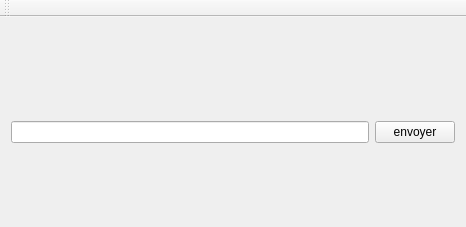
<?xml version="1.0" encoding="UTF-8"?>
<ui version="4.0">
 <class>clientTest</class>
 <widget class="QMainWindow" name="clientTest">
  <property name="geometry">
   <rect>
    <x>0</x>
    <y>0</y>
    <width>466</width>
    <height>227</height>
   </rect>
  </property>
  <property name="windowTitle">
   <string>clientTest</string>
  </property>
  <widget class="QWidget" name="centralWidget">
   <layout class="QVBoxLayout" name="verticalLayout_2">
    <item>
     <layout class="QGridLayout" name="gridLayout">
      <property name="topMargin">
       <number>0</number>
      </property>
      <property name="bottomMargin">
       <number>0</number>
      </property>
      <item row="2" column="1">
       <widget class="QPushButton" name="msgButton">
        <property name="text">
         <string>envoyer</string>
        </property>
       </widget>
      </item>
      <item row="2" column="0">
       <widget class="QLineEdit" name="msgInput"/>
      </item>
      <item row="0" column="0">
       <spacer name="verticalSpacer_2">
        <property name="orientation">
         <enum>Qt::Vertical</enum>
        </property>
        <property name="sizeHint" stdset="0">
         <size>
          <width>20</width>
          <height>40</height>
         </size>
        </property>
       </spacer>
      </item>
      <item row="3" column="0">
       <spacer name="verticalSpacer">
        <property name="orientation">
         <enum>Qt::Vertical</enum>
        </property>
        <property name="sizeHint" stdset="0">
         <size>
          <width>20</width>
          <height>40</height>
         </size>
        </property>
       </spacer>
      </item>
      <item row="1" column="0">
       <widget class="QLabel" name="msgLabel">
        <property name="text">
         <string/>
        </property>
       </widget>
      </item>
     </layout>
    </item>
   </layout>
  </widget>
  <widget class="QMenuBar" name="menuBar">
   <property name="geometry">
    <rect>
     <x>0</x>
     <y>0</y>
     <width>466</width>
     <height>20</height>
    </rect>
   </property>
  </widget>
  <widget class="QToolBar" name="mainToolBar">
   <attribute name="toolBarArea">
    <enum>TopToolBarArea</enum>
   </attribute>
   <attribute name="toolBarBreak">
    <bool>false</bool>
   </attribute>
  </widget>
 </widget>
 <layoutdefault spacing="6" margin="11"/>
 <resources/>
 <connections/>
</ui>
